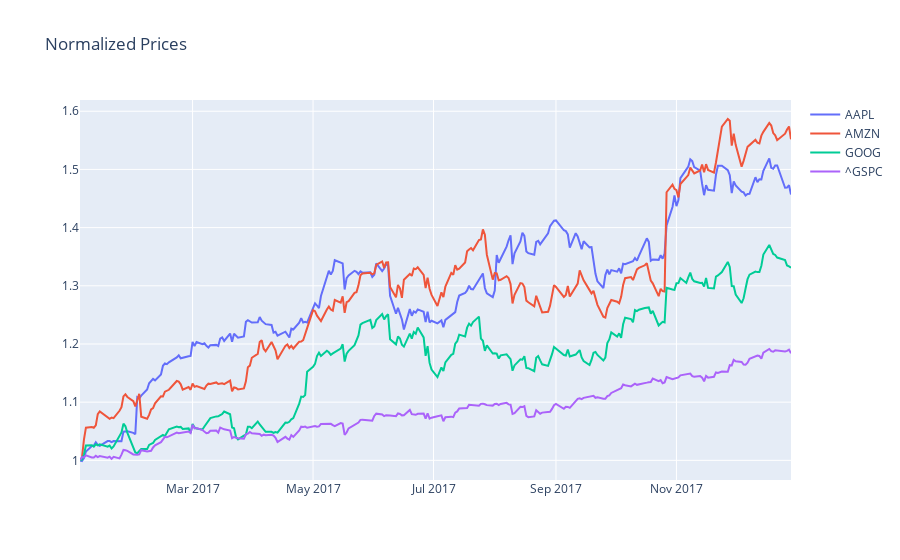

Notebook cell for this chart:
### Code cell
interactive_plot(normalize(data), 'Normalized Prices')

### Figure 1 — Plotly figure (JSON) as saved in the notebook; plotly's stock layout.template omitted (floating-point values rounded to 4 significant figures; data arrays with more than 128 entries replaced by an {"elided": "..."} marker saying what was removed)
{"data": [{"name": "AAPL", "type": "scatter", "x": {"elided": "251 str values"}, "y": {"elided": "251 float values"}}, {"name": "AMZN", "type": "scatter", "x": {"elided": "251 str values"}, "y": {"elided": "251 float values"}}, {"name": "GOOG", "type": "scatter", "x": {"elided": "251 str values"}, "y": {"elided": "251 float values"}}, {"name": "^GSPC", "type": "scatter", "x": {"elided": "251 str values"}, "y": {"elided": "251 float values"}}], "layout": {"legend": {"tracegroupgap": 0}, "title": {"text": "Normalized Prices"}, "xaxis": {"anchor": "y", "domain": [0, 1]}, "yaxis": {"anchor": "x", "domain": [0, 1]}}}
